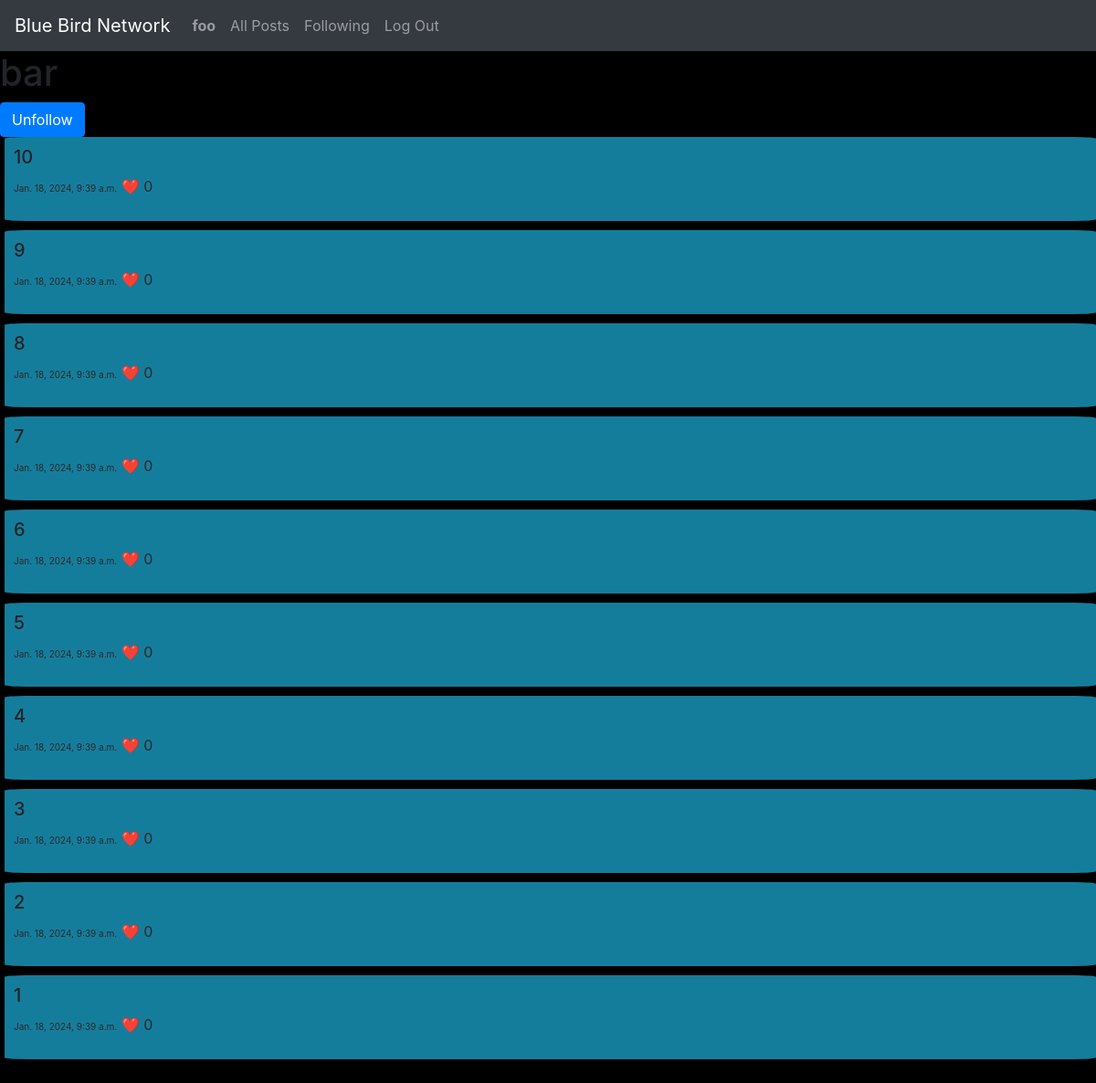
The page /smprofilefollowing/bar/ (signed in) on the database as committed earlier.
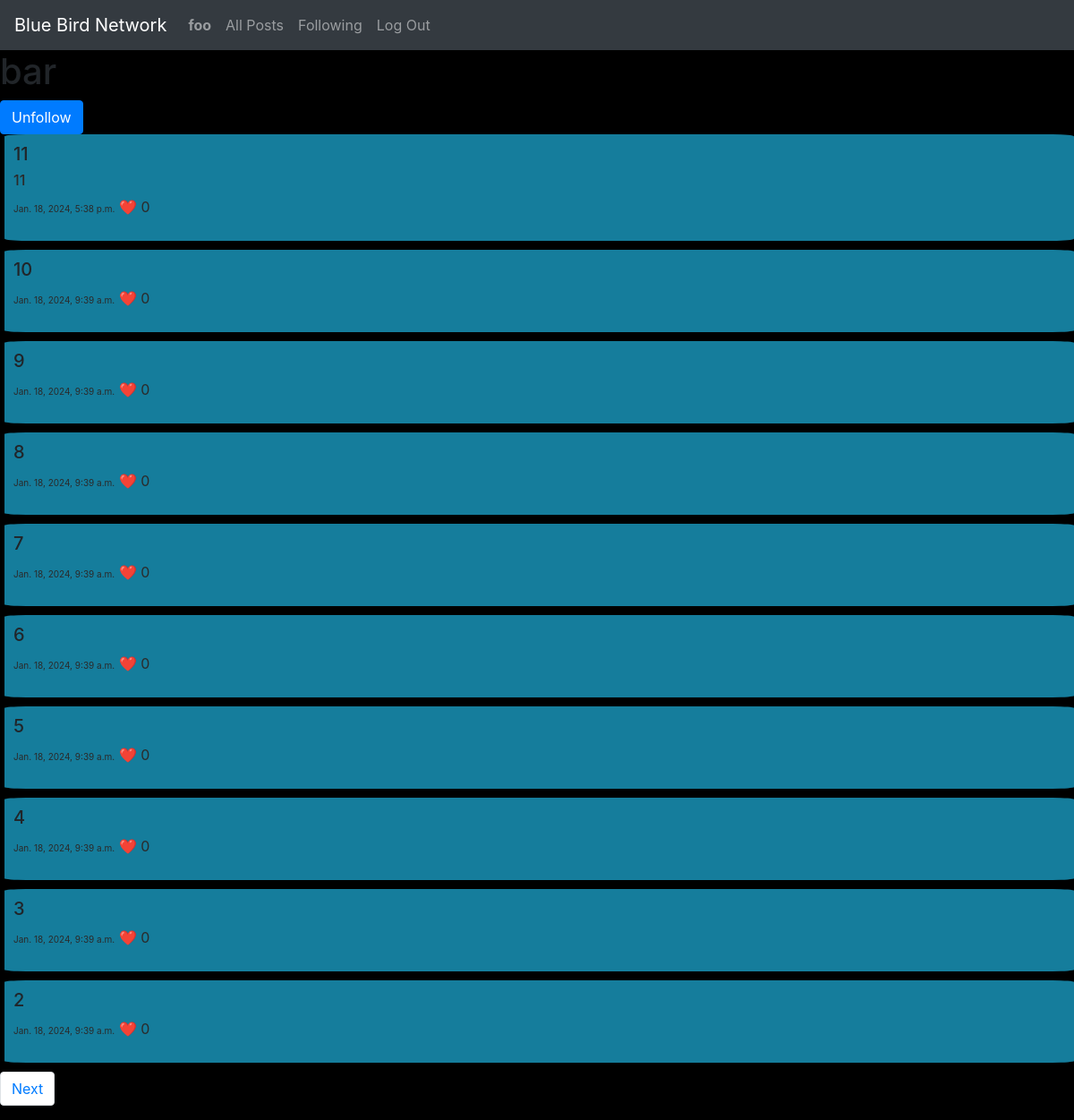
The same page on the database as committed later.
### network/models.py (models this page shows, shortened)
class User(AbstractUser):
    pass

class Tweet(models.Model):
    user = models.ForeignKey(User, on_delete=models.CASCADE, related_name= "user1")
    title = models.CharField(max_length=64)
    content = models.TextField()
    timestamp = models.DateTimeField(auto_now_add=True)
    likes = models.IntegerField(default = 0)

### network/views.py (the view)
# urls.py: path("smprofilefollowing/<str:username>/", views.smprofilefollowing, name = "smprofilefollowing")
def smprofilefollowing(request, username):
    pageNumber = int(request.GET.get('page', 1))
    nextPageUrl = '?page=' + str(pageNumber + 1)
    lastPageUrl = '?page=' + str(pageNumber - 1) if pageNumber > 1 else ""
    displacementAmount = (pageNumber - 1) * 10
    user_logged_in = request.user
    user2unfollow = User.objects.get(username=username)
    followstatus, created = FS.objects.get_or_create(follower=user_logged_in, following=user2unfollow)
    selected_users_old_posts = Tweet.objects.filter(user__username=username).order_by("-timestamp")[displacementAmount:displacementAmount+10]
    morePosts = Tweet.objects.filter(user__username=username).order_by("-timestamp")[displacementAmount+10:displacementAmount+20].exists()
    return render(request, "network/smprofilefollowing.html", {"selected_users_old_posts": selected_users_old_posts, "username": username, 'nextPageUrl': nextPageUrl , 'lastPageUrl': lastPageUrl, "more_posts":morePosts})

### network/templates/network/smprofilefollowing.html (shortened to what this page needs)
{% extends "network/layout.html" %}
{% block body %}
    <h1>{{ username }} {{ followstatus }}</h1>
    {% if username != request.user.username and user.is_authenticated %}
        <a type="button" href="{% url 'smprofile' username=username %}" class="btn btn-primary" followstatus = "{{ followstatus }}" id ="follow_button" >Unfollow</a>
    {% endif %}
    {% for post in selected_users_old_posts %}
        <div id = "old_posts">
            <h5>{{ post.title }}</h5>
            <h6 style="color:rgb(43, 42, 42);">{{ post.content }}</h6>
            <p style=" color:rgb(43, 42, 42);"><span style = "font-size: x-small;">{{ post.timestamp }}</span> ❤️ <span>{{ post.likes }}</span></p>
        </div>
    {% endfor %}
            <nav aria-label="Page navigation example">
                <ul class="pagination">
                    {% if more_posts %}
                    <li class="page-item"><a class="page-link" href="{{ nextPageUrl }}">Next</a></li>
                    {% endif %}
                </ul>
            </nav>
{% endblock %}

### network/templates/network/layout.html (shortened to what this page needs)
{% load static %}
<!DOCTYPE html>
<html lang="en">
    <head>
        <link rel="stylesheet" href="https://stackpath.bootstrapcdn.com/bootstrap/4.4.1/css/bootstrap.min.css">
        <link href="{% static 'network/styles.css' %}" rel="stylesheet">
    </head>
    <body>
        <nav class="navbar navbar-expand-lg navbar-dark bg-dark">
            <a class="navbar-brand" href="{% url 'index' %}">Blue Bird Network</a>
            <div>
              <ul class="navbar-nav mr-auto">
                {% if user.is_authenticated %}
                    <li class="nav-item">
                        <a class="nav-link" href="{% url 'smprofile' username=user.username %}"><strong>{{ user.username }}</strong></a>
                    </li>
                {% endif %}
                <li class="nav-item">
                  <a class="nav-link" href="{% url 'index' %}">All Posts</a>
                </li>
                {% if user.is_authenticated %}
                    <li class="nav-item">
                        <a class="nav-link" href="{% url 'followingpage' %}">Following</a>
                    </li>
                    <li class="nav-item">
                        <a class="nav-link" href="{% url 'logout' %}">Log Out</a>
                    </li>
                {% endif %}
              </ul>
            </div>
          </nav>
        <div class="body">
            {% block body %}
            {% endblock %}
        </div>
    </body>
</html>

### network/static/network/styles.css (style rules this page uses)
#old_posts { background-color: #157d9c; padding: 10px; margin-bottom: 10px; animation-name: hide; animation-duration: 2s; animation-fill-mode: forwards; animation-play-state: paused; border-radius: 2%; margin-left: 5px; }
body { background-color: black; }

Rows that differ between the two databases and show on the page:
no longer on this page (row unchanged): Tweet: title "1", timestamp "Jan. 18, 2024, 9:39 a.m.", likes "0"
added Tweet: title "11", content "11", timestamp "Jan. 18, 2024, 5:38 p.m.", likes "0"
Other text that changed with them:
text now shown: "Next"
